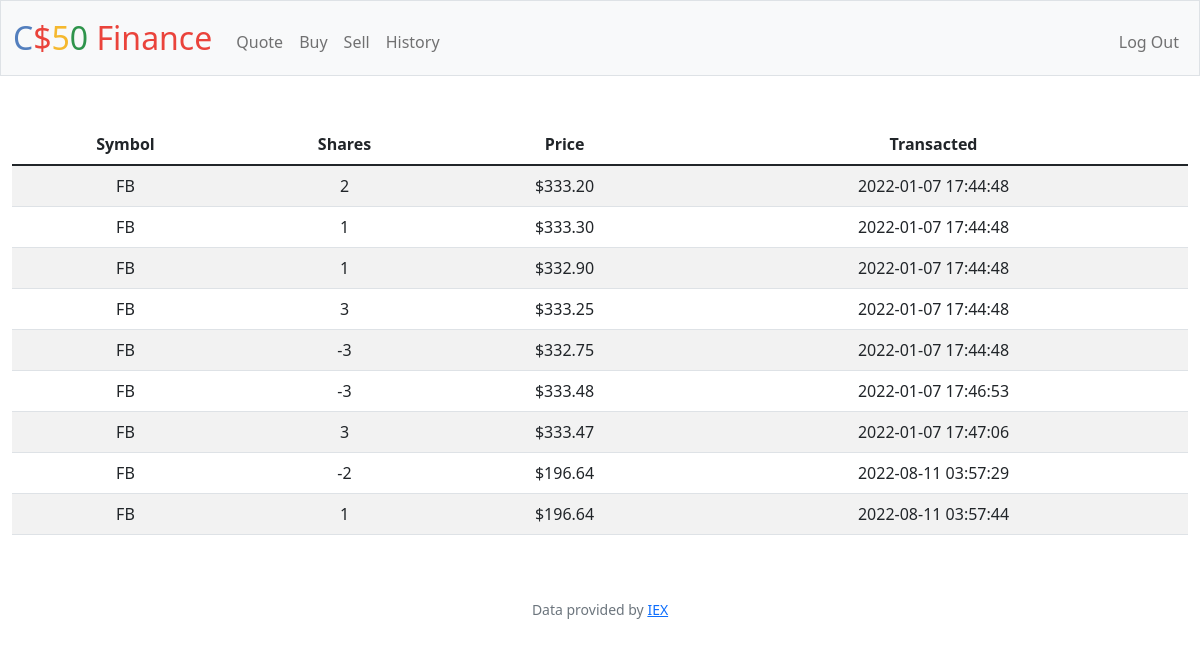
Screenshot of /history (signed in) with the database file from the repository.
### tables this page shows
CREATE TABLE 'stocks' ('userID' integer, 'symbol' text, 'shares' integer, 'price' real, 'operation' real, 'date'  datetime NOT NULL DEFAULT CURRENT_TIMESTAMP  );

### app.py (the view)
@app.route("/history")
@login_required
def history():
    stocks = db.execute("SELECT * FROM stocks WHERE userID = ?", session["user_id"])
    return render_template("history.html", stocks=stocks)

### app.py (called while the page is built)
@app.after_request
def after_request(response):
    response.headers["Cache-Control"] = "no-cache, no-store, must-revalidate"
    response.headers["Expires"] = 0
    response.headers["Pragma"] = "no-cache"
    return response

### helpers.py (called while the page is built)
def login_required(f):
    @wraps(f)
    def decorated_function(*args, **kwargs):
        if session.get("user_id") is None:
            return redirect("/login")
        return f(*args, **kwargs)
    return decorated_function

def usd(value):
    return f"${value:,.2f}"

### templates/history.html (shortened to what this page needs)
{% extends "layout.html" %}
{% block main %}
<table class="table table-striped">
  <thead>
    <th>Symbol</th>
    <th>Shares</th>
    <th>Price</th>
    <th>Transacted</th>
  </thead>
  <tbody>
    {% for stock in stocks %}
    <tr>
      <td>{{stock.symbol}}</td>
      <td>{{stock.shares}}</td>
      <td>{{stock.price | usd}}</td>
      <td>{{stock.date}}</td>
    </tr>
    {% endfor %}
  </tbody>
</table>
{% endblock %}

### templates/layout.html (shortened to what this page needs)
<!DOCTYPE html>
<html lang="en">
    <head>
        <link href="https://cdn.jsdelivr.net/npm/bootstrap@5.1.3/dist/css/bootstrap.min.css" rel="stylesheet">
        <link href="/static/styles.css" rel="stylesheet">
    </head>
    <body>
        <nav class="bg-light border navbar navbar-expand-md navbar-light">
            <div class="container-fluid">
                <a class="navbar-brand" href="/"><span class="blue">C</span><span class="red">$</span><span class="yellow">5</span><span class="green">0</span> <span class="red">Finance</span></a>
                <div class="collapse navbar-collapse" id="navbar">
                    {% if session["user_id"] %}
                        <ul class="navbar-nav me-auto mt-2">
                            <li class="nav-item"><a class="nav-link" href="/quote">Quote</a></li>
                            <li class="nav-item"><a class="nav-link" href="/buy">Buy</a></li>
                            <li class="nav-item"><a class="nav-link" href="/sell">Sell</a></li>
                            <li class="nav-item"><a class="nav-link" href="/history">History</a></li>
                        </ul>
                        <ul class="navbar-nav ms-auto mt-2">
                            <li class="nav-item"><a class="nav-link" href="/logout">Log Out</a></li>
                        </ul>
                    {% else %}
                        <ul class="navbar-nav ms-auto mt-2">
                            <li class="nav-item"><a class="nav-link" href="/register">Register</a></li>
                            <li class="nav-item"><a class="nav-link" href="/login">Log In</a></li>
                        </ul>
                    {% endif %}
                </div>
            </div>
        </nav>
        <main class="container-fluid py-5 text-center">
            {% block main %}{% endblock %}
        </main>
        <footer class="mb-5 small text-center text-muted">
            Data provided by <a href="https://iexcloud.io/">IEX</a>
        </footer>
    </body>
</html>

### static/styles.css (style rules this page uses)
nav .navbar-brand { font-size: xx-large; }
nav .navbar-brand .blue { color: #537fbe; }
nav .navbar-brand .red { color: #ea433b; }
nav .navbar-brand .yellow { color: #f5b82e; }
nav .navbar-brand .green { color: #2e944b; }

### rows the page displays
stocks: symbol "FB", shares "2", price "$333.20", date "2022-01-07 17:44:48"
stocks: symbol "FB", shares "1", price "$333.30", date "2022-01-07 17:44:48"
stocks: symbol "FB", shares "1", price "$332.90", date "2022-01-07 17:44:48"
stocks: symbol "FB", shares "3", price "$333.25", date "2022-01-07 17:44:48"
stocks: symbol "FB", shares "-3", price "$332.75", date "2022-01-07 17:44:48"
stocks: symbol "FB", shares "-3", price "$333.48", date "2022-01-07 17:46:53"
stocks: symbol "FB", shares "3", price "$333.47", date "2022-01-07 17:47:06"
stocks: symbol "FB", shares "-2", price "$196.64", date "2022-08-11 03:57:29"
stocks: symbol "FB", shares "1", price "$196.64", date "2022-08-11 03:57:44"
